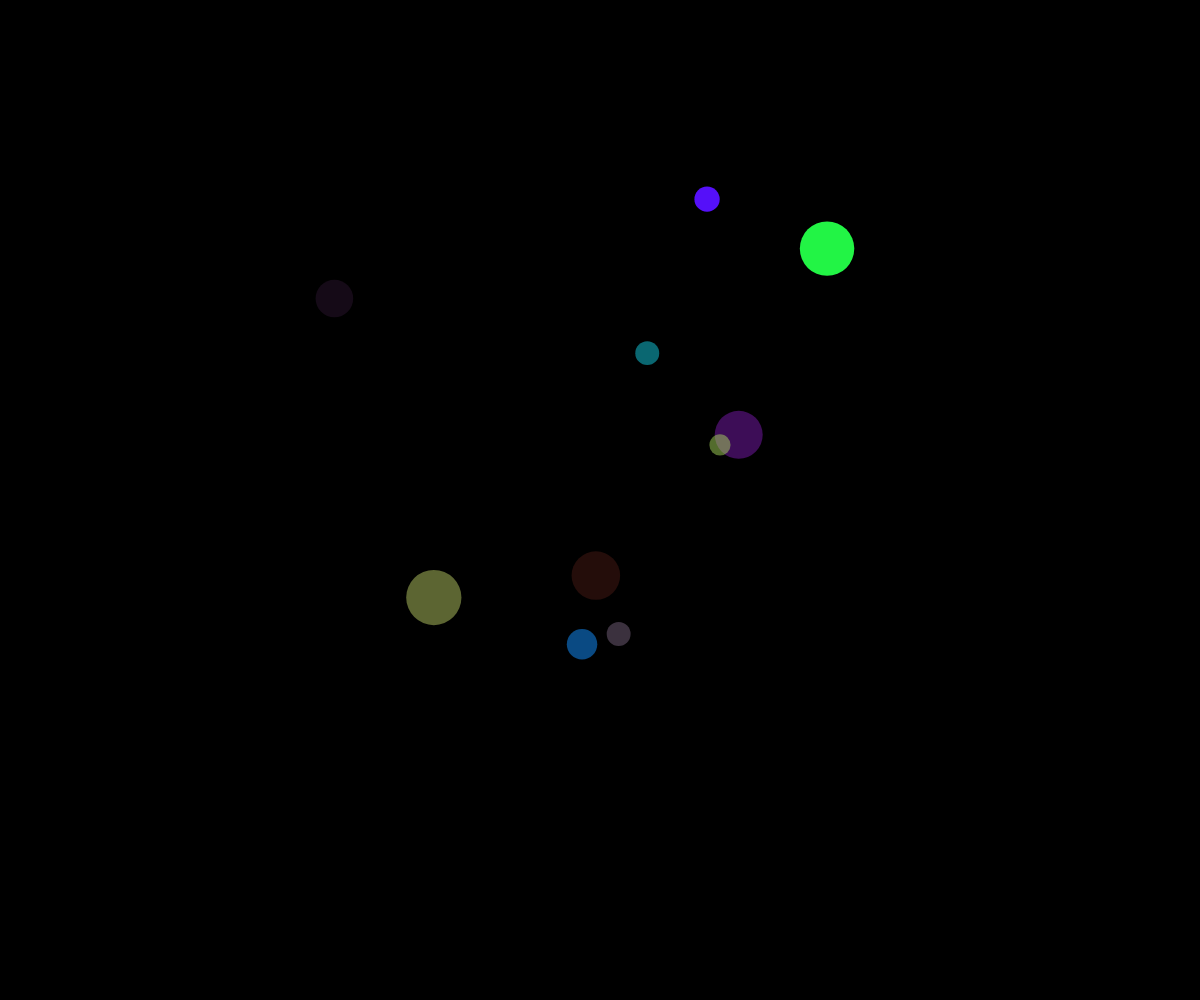
Frame 1 (no input)
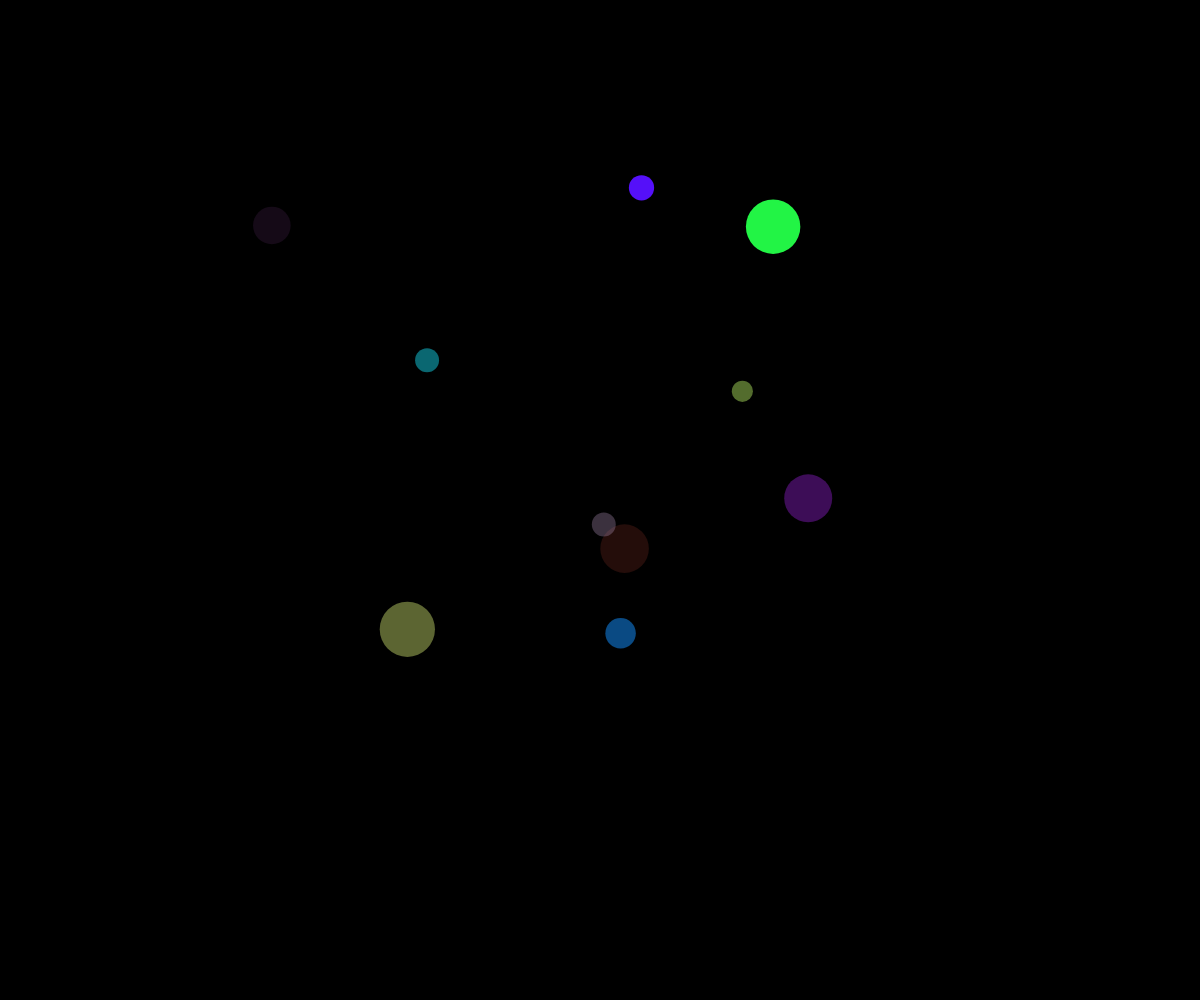
Frame 60 (no input)
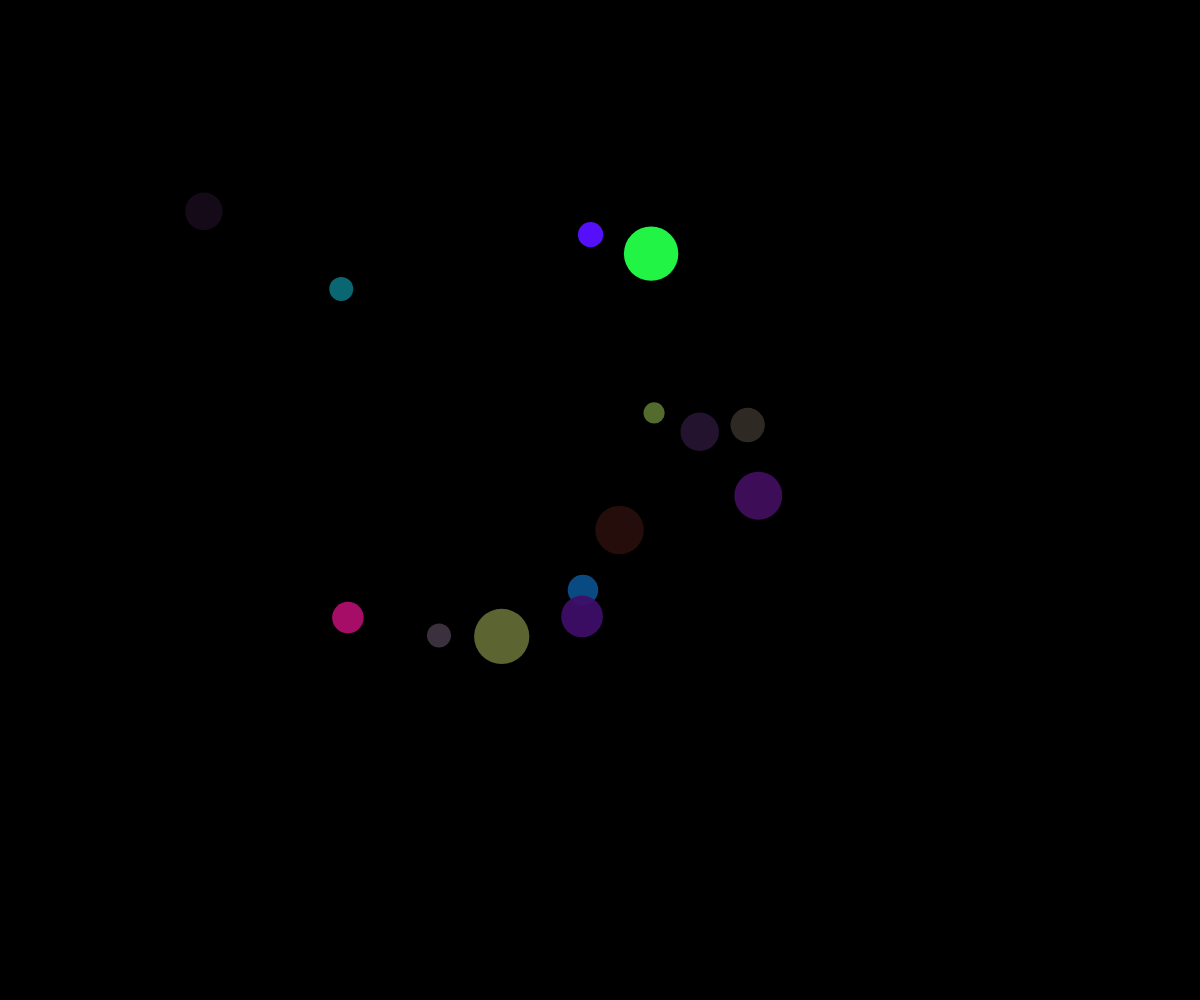
Frame 120 (the mouse pressed at the canvas centre since frame 60)

The p5.js sketch that drew these frames (run headless with seeded random() and noise() and a simulated clock; from frame 60 on, the mouse is pressed at the canvas centre):

// p5.js sketch
// ── sketch.js
// Ball Array Demo;

let ballArray = [];

function setup() {
  createCanvas(windowWidth, windowHeight);
  for (let i=0; i<10; i++){
    spawnBall();
  }
}

function draw() {
  background(0);
  for (let myBall of ballArray){
    noStroke();
    fill(myBall.theColor);
    myBall.x = noise(myBall.time) * width;
    myBall.y = noise(myBall.time+100) * height;
    circle(myBall.x, myBall.y, myBall.radius*2);
    myBall.time += 0.003;
  }
}

function mousePressed(){
  for (let i=0; i<5; i++){
    spawnBall();
  }
}

function spawnBall(){
  let myBall = {
    radius:random(10,30),
    x:random(width),
    y:random(height),
    time:random(1,1000),
    theColor: color(random(255),random(255),random(255),random(255)),
  };
  ballArray.push(myBall);
}
